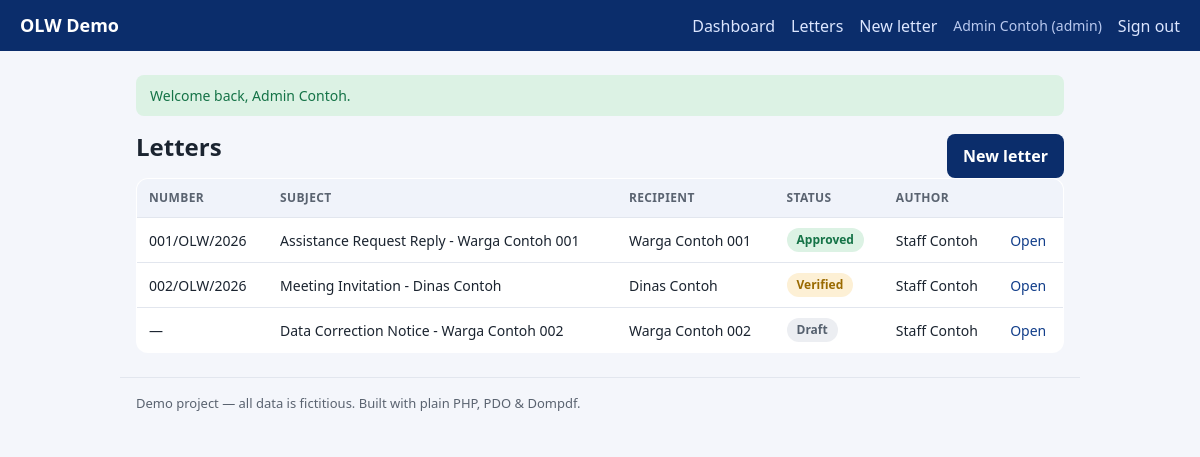
Page /letters (signed in) on the committed database.
### tables this page shows
CREATE TABLE IF NOT EXISTS letters (
    id          INT UNSIGNED NOT NULL AUTO_INCREMENT,
    number      VARCHAR(40)  DEFAULT NULL,
    year        SMALLINT UNSIGNED NOT NULL,
    subject     VARCHAR(200) NOT NULL,
    recipient   VARCHAR(160) NOT NULL,
    body        TEXT         NOT NULL,
    status      ENUM('draft','submitted','verified','approved','rejected') NOT NULL DEFAULT 'draft',
    created_by  INT UNSIGNED NOT NULL,
    created_at  DATETIME     NOT NULL DEFAULT CURRENT_TIMESTAMP,
    updated_at  DATETIME     NOT NULL DEFAULT CURRENT_TIMESTAMP ON UPDATE CURRENT_TIMESTAMP,
    PRIMARY KEY (id),
    UNIQUE KEY uq_letters_number (number),
    KEY idx_letters_status (status),
    KEY idx_letters_created_by (created_by),
    CONSTRAINT fk_letters_user FOREIGN KEY (created_by) REFERENCES users (id)
);

CREATE TABLE IF NOT EXISTS users (
    id            INT UNSIGNED NOT NULL AUTO_INCREMENT,
    name          VARCHAR(120) NOT NULL,
    username      VARCHAR(60)  NOT NULL,
    password_hash VARCHAR(255) NOT NULL,
    role          ENUM('admin','verifikator','staff') NOT NULL DEFAULT 'staff',
    is_active     TINYINT(1)   NOT NULL DEFAULT 1,
    created_at    DATETIME     NOT NULL DEFAULT CURRENT_TIMESTAMP,
    PRIMARY KEY (id),
    UNIQUE KEY uq_users_username (username)
);

### src/helpers.php (called while the page is built, shortened)
<?php
function env(string $key, ?string $default = null): ?string
{
    $value = $_ENV[$key] ?? getenv($key);
    return $value;
}
function e(?string $value): string
{
    return htmlspecialchars((string) $value, ENT_QUOTES | ENT_SUBSTITUTE, 'UTF-8');
}
function take_flashes(): array
{
    $messages = $_SESSION['flash'] ?? [];
    return $messages;
}
function view(string $name, array $data = []): string
{
    $file = dirname(__DIR__) . '/views/' . $name . '.php';
    extract($data, EXTR_SKIP);
    require $file;
    return (string) ob_get_clean();
}
function status_badge(string $status): array
{
    return match ($status) {
        'draft'     => ['Draft', 'badge-gray'],
        'submitted' => ['Submitted', 'badge-blue'],
        'verified'  => ['Verified', 'badge-amber'],
        'approved'  => ['Approved', 'badge-green'],
        'rejected'  => ['Rejected', 'badge-red'],
        default     => [ucfirst($status), 'badge-gray'],
    };
}

### src/Controllers/LetterController.php (called while the page is built, shortened)
<?php
final class LetterController
{
    public static function index(): string
    {
        return view('letters/index', [
            'title'   => 'Letters',
            'letters' => Letters::all(),
        ]);
    }
}

### src/Auth.php (called while the page is built, shortened)
<?php
final class Auth
{
    public static function check(): bool
    {
        return isset($_SESSION['user']);
    }
    public static function role(): string
    {
        return $_SESSION['user']['role'] ?? '';
    }
    public static function can(string $permission): bool
    {
        return self::check() && Rbac::allows(self::role(), $permission);
    }
}

### src/Rbac.php (called while the page is built, shortened)
<?php
final class Rbac
{
    public static function allows(string $role, string $permission): bool
    {
        return in_array($role, self::MAP[$permission] ?? [], true);
    }
}

### src/Database.php (called while the page is built, shortened)
<?php
final class Database
{
    private static ?PDO $pdo = null;
    public static function connection(): PDO
    {
        $host = env('DB_HOST', '127.0.0.1');
        $port = env('DB_PORT', '3306');
        $name = env('DB_NAME', 'olw_demo');
        $user = env('DB_USER', 'root');
        $pass = env('DB_PASS', '');
        $dsn = "mysql:host={$host};port={$port};dbname={$name};charset=utf8mb4";
        try {
            self::$pdo = new PDO($dsn, $user, $pass, [
                PDO::ATTR_ERRMODE            => PDO::ERRMODE_EXCEPTION,
                PDO::ATTR_DEFAULT_FETCH_MODE => PDO::FETCH_ASSOC,
                PDO::ATTR_EMULATE_PREPARES   => false,
            ]);
        } catch (PDOException $e) {
            throw new RuntimeException(
                'Database connection failed. Check your .env settings and that MySQL/MariaDB is running.',
                0,
                $e
            );
        }
        return self::$pdo;
    }
}

### src/Letters.php (called while the page is built, shortened)
<?php
final class Letters
{
    public static function all(): array
    {
        return Database::connection()->query(
            'SELECT l.*, u.name AS author
               FROM letters l JOIN users u ON u.id = l.created_by
              ORDER BY l.created_at DESC'
        )->fetchAll();
    }
}

### views/letters/index.php (the view, shortened to what this page needs)
<div class="row-between">
    <h1>Letters</h1>
    <?php if (\App\Auth::can('letter.create')): ?>
        <a class="btn" href="/letters/create">New letter</a>
    <?php endif; ?>
</div>
<table class="table">
    <thead><tr><th>Number</th><th>Subject</th><th>Recipient</th><th>Status</th><th>Author</th><th></th></tr></thead>
    <tbody>
    <?php foreach ($letters as $l): [$label, $cls] = status_badge($l['status']); ?>
        <tr>
            <td><?= e($l['number'] ?? '—') ?></td>
            <td><?= e($l['subject']) ?></td>
            <td><?= e($l['recipient']) ?></td>
            <td><span class="badge <?= e($cls) ?>"><?= e($label) ?></span></td>
            <td><?= e($l['author']) ?></td>
            <td><a href="/letters/show?id=<?= (int) $l['id'] ?>">Open</a></td>
        </tr>
    <?php endforeach; ?>
    </tbody>
</table>
<?php $content = ob_get_clean();
echo view('layout', ['title' => $title ?? 'Letters', 'content' => $content]);

### public/assets/style.css (style rules this page uses)
:root { --navy:#0b2d6b; --navy2:#123e8a; --ink:#1b2430; --muted:#5a6370; --line:#e2e6ee; --bg:#f4f6fb; --white:#fff; --green:#157347; --amber:#9a6a00; --red:#b02a37; --blue:#1159b3; --gray:#55606e; }
* { box-sizing:border-box }
body { margin:0;font-family:system-ui,-apple-system,Segoe UI,Roboto,Arial,sans-serif; color:var(--ink);background:var(--bg);line-height:1.5 }
a { color:var(--navy2);text-decoration:none }
h1 { font-size:24px;margin:0 0 12px }
.row-between { display:flex;align-items:center;justify-content:space-between;gap:12px }
.btn { display:inline-block;background:var(--navy);color:#fff;border:none;border-radius:8px; padding:10px 16px;font:inherit;font-weight:600;cursor:pointer;margin-top:6px }
.table { width:100%;border-collapse:collapse;background:#fff;border:1px solid var(--line); border-radius:12px;overflow:hidden }
.table th,.table td { text-align:left;padding:10px 12px;border-bottom:1px solid var(--line);font-size:14px }
.table th { background:#f0f3fa;color:var(--muted);font-size:12px;text-transform:uppercase;letter-spacing:.03em }
.badge { display:inline-block;padding:3px 10px;border-radius:999px;font-size:12px;font-weight:700 }
.badge-gray { background:#eceef2;color:var(--gray) }
.badge-amber { background:#fdf0d5;color:var(--amber) }
.badge-green { background:#dcf2e4;color:var(--green) }

### rows in the picture
letters: number "001/OLW/2026", subject "Assistance Request Reply - Warga Contoh 001", recipient "Warga Contoh 001", label "Approved", created_by.name "Staff Contoh"
letters: number "002/OLW/2026", subject "Meeting Invitation - Dinas Contoh", recipient "Dinas Contoh", label "Verified", created_by.name "Staff Contoh"
letters: number "—", subject "Data Correction Notice - Warga Contoh 002", recipient "Warga Contoh 002", label "Draft", created_by.name "Staff Contoh"

### other values in the picture
$f['message'] "Welcome back, Admin Contoh."
